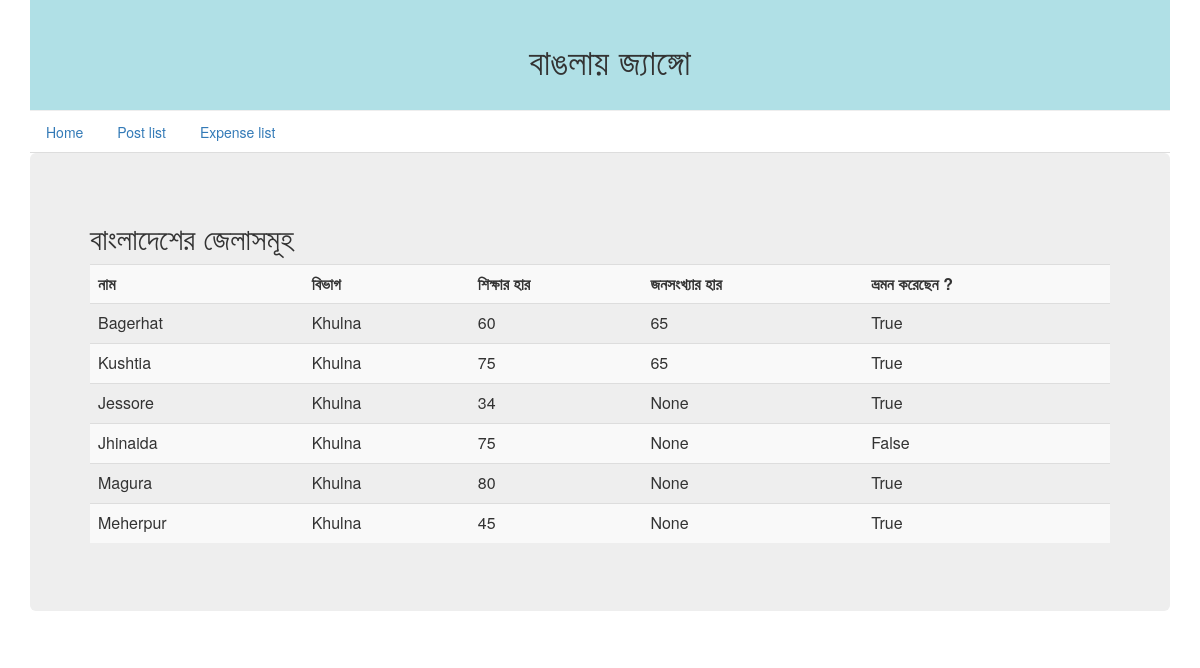
The app's page /information/districts/ with its own data.
### information/models.py (models this page shows, shortened)
class Districts(models.Model):
    name = models.CharField(max_length=50)
    education_rate = models.IntegerField()
    population_density = models.IntegerField(blank=True, null=True)
    visited = models.BooleanField(default=False)
    division = models.ForeignKey(Divisions)

class Divisions(models.Model):
    name = models.CharField(max_length=50)
    population = models.IntegerField()
    area = models.IntegerField()
    def __str__(self):
        return self.name

### information/views.py (the view)
def district_list(request):
    div = Divisions.objects.get(name='Khulna')
    districts = Districts.objects.filter(division=div)
    context = {
        'districts': districts,
    }
    return render(request, 'information/districts.html', context)

### templates/information/districts.html
{% extends 'base.html' %}
{% block content %}
    <h2>বাংলাদেশের জেলাসমূহ</h2>
    <table class="table table-striped">
        <tr>
            <th>নাম</th>
            <th>বিভাগ</th>
            <th>শিক্ষার হার</th>
            <th>জনসংখ্যার হার </th>
            <th>ভ্রমন করেছেন ? </th>
        </tr>
        {% for district in districts %}
            <tr>
                <td>{{ district.name }}</td>
                <td>{{ district.division }}</td>
                <td>{{ district.education_rate }}</td>
                <td>{{ district.population_density }}</td>
                <td>{{ district.visited }}</td>
            </tr>
        {% endfor %}
    </table>
{% endblock %}

### records on screen
Districts: name "Bagerhat", division "Khulna", education_rate "60", population_density "65", visited "True"
Districts: name "Kushtia", division "Khulna", education_rate "75", population_density "65", visited "True"
Districts: name "Jessore", division "Khulna", education_rate "34", population_density "None", visited "True"
Districts: name "Jhinaida", division "Khulna", education_rate "75", population_density "None", visited "False"
Districts: name "Magura", division "Khulna", education_rate "80", population_density "None", visited "True"
Districts: name "Meherpur", division "Khulna", education_rate "45", population_density "None", visited "True"
